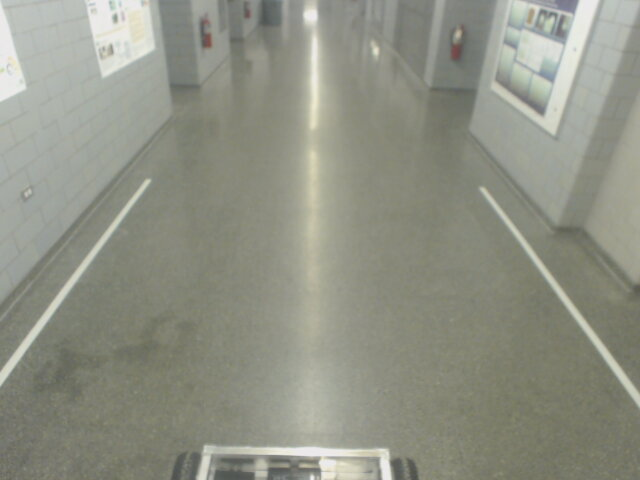
#> input picture src/lane_follower/Scripts/saves/2019-12-19-153614.jpg, 640 x 480 px, found by its file name
$ python pipeline_test.py   (older library calls are emulated)
#> lines starting #> are read from the running program, lines starting #| are printed output that depends on the picture; after the words box and inside, x2 and y2 are one past the last pixel; in counts of white or black regions, pixels touching at a corner belong together
### src/lane_laser_scan/Scripts/combined_thresh.py
import numpy as np
import cv2
import matplotlib.pyplot as plt
import matplotlib.image as mpimg
import pickle


def abs_sobel_thresh(img, orient='x', thresh_min=20, thresh_max=100):
	"""
	Takes an image, gradient orientation, and threshold min/max values
	"""
	# Convert to grayscale
	gray = cv2.cvtColor(img, cv2.COLOR_RGB2GRAY)
	# Apply x or y gradient with the OpenCV Sobel() function
	# and take the absolute value
	if orient == 'x':
		abs_sobel = np.absolute(cv2.Sobel(gray, cv2.CV_64F, 1, 0))
	if orient == 'y':
		abs_sobel = np.absolute(cv2.Sobel(gray, cv2.CV_64F, 0, 1))
	# Rescale back to 8 bit integer
	scaled_sobel = np.uint8(255*abs_sobel/np.max(abs_sobel))
	# Create a copy and apply the threshold
	binary_output = np.zeros_like(scaled_sobel)
	# Here I'm using inclusive (>=, <=) thresholds, but exclusive is ok too
	binary_output[(scaled_sobel >= thresh_min) & (scaled_sobel <= thresh_max)] = 1

	# Return the result
	return binary_output

def mag_thresh(img, sobel_kernel=3, mag_thresh=(30, 100)):
	"""
	Return the magnitude of the gradient
	for a given sobel kernel size and threshold values
	"""
	# Convert to grayscale
	gray = cv2.cvtColor(img, cv2.COLOR_RGB2GRAY)
	# Take both Sobel x and y gradients
	sobelx = cv2.Sobel(gray, cv2.CV_64F, 1, 0, ksize=sobel_kernel)
	sobely = cv2.Sobel(gray, cv2.CV_64F, 0, 1, ksize=sobel_kernel)
	# Calculate the gradient magnitude
	gradmag = np.sqrt(sobelx**2 + sobely**2)
	# Rescale to 8 bit
	scale_factor = np.max(gradmag)/255
	gradmag = (gradmag/scale_factor).astype(np.uint8)
	# Create a binary image of ones where threshold is met, zeros otherwise
	binary_output = np.zeros_like(gradmag)
	binary_output[(gradmag >= mag_thresh[0]) & (gradmag <= mag_thresh[1])] = 1

	# Return the binary image
	return binary_output


def dir_threshold(img, sobel_kernel=3, thresh=(0, np.pi/2)):
	"""
	Return the direction of the gradient
	for a given sobel kernel size and threshold values
	"""
	# Convert to grayscale
	gray = cv2.cvtColor(img, cv2.COLOR_RGB2GRAY)
	# Calculate the x and y gradients
	sobelx = cv2.Sobel(gray, cv2.CV_64F, 1, 0, ksize=sobel_kernel)
	sobely = cv2.Sobel(gray, cv2.CV_64F, 0, 1, ksize=sobel_kernel)
	# Take the absolute value of the gradient direction,
	# apply a threshold, and create a binary image result
	absgraddir = np.arctan2(np.absolute(sobely), np.absolute(sobelx))
	binary_output =  np.zeros_like(absgraddir)
	binary_output[(absgraddir >= thresh[0]) & (absgraddir <= thresh[1])] = 1

	# Return the binary image
	return binary_output


def hls_thresh(img, thresh=(100, 255)):
	"""
	Convert RGB to HLS and threshold to binary image using S channel
	"""
	hls = cv2.cvtColor(img, cv2.COLOR_RGB2HLS)
	s_channel = hls[:,:,2]
	binary_output = np.zeros_like(s_channel)
	binary_output[(s_channel > thresh[0]) & (s_channel <= thresh[1])] = 1
	return binary_output


def combined_thresh(img):
	abs_bin = abs_sobel_thresh(img, orient='x', thresh_min=50, thresh_max=255)
	mag_bin = mag_thresh(img, sobel_kernel=3, mag_thresh=(50, 255))
	dir_bin = dir_threshold(img, sobel_kernel=15, thresh=(0.7, 1.3))
	hls_bin = hls_thresh(img, thresh=(170, 255))

	combined = np.zeros_like(dir_bin)
	combined[(abs_bin == 1 | ((mag_bin == 1) & (dir_bin == 1))) | hls_bin == 1] = 1

	return combined, abs_bin, mag_bin, dir_bin, hls_bin  # DEBUG


# [29 lines that do not run on import are left out]

### src/lane_laser_scan/Scripts/perspective_transform.py
import numpy as np
import cv2
import matplotlib.pyplot as plt
import matplotlib.image as mpimg
import pickle
from combined_thresh import combined_thresh


def perspective_transform(img):
	"""
	Execute perspective transform
	"""
	img_size = (img.shape[1], img.shape[0])
	src = np.float32(
		[[85, 185], #60
		 [500, 185],
		 [0, 300], #20
		 [585, 300]])
	dst = np.float32(
		[[0, 0],
		 [img.shape[1], 0],
		 [0, img.shape[0]],
		 [img.shape[1], img.shape[0]]])

	'''src = np.float32(
		[[200, 720],
		[1100, 720],
		[595, 450],
		[685, 450]])
	dst = np.float32(
		[[300, 720],
		[980, 720],
		[300, 0],
		[980, 0]])'''

	m = cv2.getPerspectiveTransform(src, dst)
	m_inv = cv2.getPerspectiveTransform(dst, src)

	warped = cv2.warpPerspective(img, m, img_size, flags=cv2.INTER_LINEAR)
	unwarped = cv2.warpPerspective(warped, m_inv, (warped.shape[1], warped.shape[0]), flags=cv2.INTER_LINEAR)  # DEBUG

	return warped, unwarped, m, m_inv


# [20 lines that do not run on import are left out]

### src/lane_laser_scan/Scripts/line_fit.py
import numpy as np
import cv2
import matplotlib.pyplot as plt
import matplotlib.image as mpimg
import pickle
from combined_thresh import combined_thresh
from perspective_transform import perspective_transform

xRes = 640
yRes = 480

def line_fit(binary_warped):
	"""
	Find and fit lane lines
	"""
	# Assuming you have created a warped binary image called "binary_warped"
	# Take a histogram of the bottom half of the image
	histogram = np.sum(binary_warped[binary_warped.shape[0]//2:, :], axis=0)
	# Create an output image to draw on and visualize the result
	out_img = (np.dstack((binary_warped, binary_warped, binary_warped))*255).astype('uint8')
	# Find the peak of the left and right halves of the histogram
	# These will be the starting point for the left and right lines
	midpoint = np.int(histogram.shape[0]/2)
	leftx_base = np.argmax(histogram[:midpoint]) + 100
	rightx_base = np.argmax(histogram[midpoint:]) + midpoint

	# Choose the number of sliding windows
	nwindows = 9
	# Set height of windows
	window_height = np.int(binary_warped.shape[0]/nwindows)
	# Identify the x and y positions of all nonzero pixels in the image
	nonzero = binary_warped.nonzero()
	nonzeroy = np.array(nonzero[0])
	nonzerox = np.array(nonzero[1])
	# Current positions to be updated for each window
	leftx_current = leftx_base
	rightx_current = rightx_base
	# Set the width of the windows +/- margin
	margin = 100
	# Set minimum number of pixels found to recenter window
	minpix = 50
	# Create empty lists to receive left and right lane pixel indices
	left_lane_inds = []
	right_lane_inds = []

	# Step through the windows one by one
	for window in range(nwindows):
		# Identify window boundaries in x and y (and right and left)
		win_y_low = binary_warped.shape[0] - (window+1)*window_height
		win_y_high = binary_warped.shape[0] - window*window_height
		win_xleft_low = leftx_current - margin
		win_xleft_high = leftx_current + margin
		win_xright_low = rightx_current - margin
		win_xright_high = rightx_current + margin
		# Draw the windows on the visualization image
		cv2.rectangle(out_img,(win_xleft_low,win_y_low),(win_xleft_high,win_y_high),(0,255,0), 2)
		cv2.rectangle(out_img,(win_xright_low,win_y_low),(win_xright_high,win_y_high),(0,255,0), 2)
		# Identify the nonzero pixels in x and y within the window
		good_left_inds = ((nonzeroy >= win_y_low) & (nonzeroy < win_y_high) & (nonzerox >= win_xleft_low) & (nonzerox < win_xleft_high)).nonzero()[0]
		good_right_inds = ((nonzeroy >= win_y_low) & (nonzeroy < win_y_high) & (nonzerox >= win_xright_low) & (nonzerox < win_xright_high)).nonzero()[0]
		# Append these indices to the lists
		left_lane_inds.append(good_left_inds)
		right_lane_inds.append(good_right_inds)
		# If you found > minpix pixels, recenter next window on their mean position
		if len(good_left_inds) > minpix:
			leftx_current = np.int(np.mean(nonzerox[good_left_inds]))
		if len(good_right_inds) > minpix:
			rightx_current = np.int(np.mean(nonzerox[good_right_inds]))

	# Concatenate the arrays of indices
	left_lane_inds = np.concatenate(left_lane_inds)
	right_lane_inds = np.concatenate(right_lane_inds)

	# Extract left and right line pixel positions
	leftx = nonzerox[left_lane_inds]
	lefty = nonzeroy[left_lane_inds]
	rightx = nonzerox[right_lane_inds]
	righty = nonzeroy[right_lane_inds]

	# Fit a second order polynomial to each
	left_fit = np.polyfit(lefty, leftx, 2)
	right_fit = np.polyfit(righty, rightx, 2)

	# Return a dict of relevant variables
	ret = {}
	ret['left_fit'] = left_fit
	ret['right_fit'] = right_fit
	ret['nonzerox'] = nonzerox
	ret['nonzeroy'] = nonzeroy
	ret['out_img'] = out_img
	ret['left_lane_inds'] = left_lane_inds
	ret['right_lane_inds'] = right_lane_inds

	return ret


# [78 lines left out: functions tune_fit, viz1, not called in this run]


def viz2(binary_warped, ret, save_file=None):
	"""
	Visualize the predicted lane lines with margin, on binary warped image
	save_file is a string representing where to save the image (if None, then just display)
	"""
	# Grab variables from ret dictionary
	left_fit = ret['left_fit']
	right_fit = ret['right_fit']
	nonzerox = ret['nonzerox']
	nonzeroy = ret['nonzeroy']
	left_lane_inds = ret['left_lane_inds']
	right_lane_inds = ret['right_lane_inds']

	# Create an image to draw on and an image to show the selection window
	out_img = (np.dstack((binary_warped, binary_warped, binary_warped))*255).astype('uint8')
	window_img = np.zeros_like(out_img)
	# Color in left and right line pixels
	out_img[nonzeroy[left_lane_inds], nonzerox[left_lane_inds]] = [255, 0, 0]
	out_img[nonzeroy[right_lane_inds], nonzerox[right_lane_inds]] = [0, 0, 255]

	# Generate x and y values for plotting
	ploty = np.linspace(0, binary_warped.shape[0]-1, binary_warped.shape[0])
	left_fitx = left_fit[0]*ploty**2 + left_fit[1]*ploty + left_fit[2]
	right_fitx = right_fit[0]*ploty**2 + right_fit[1]*ploty + right_fit[2]

	# Generate a polygon to illustrate the search window area
	# And recast the x and y points into usable format for cv2.fillPoly()
	margin = 100  # NOTE: Keep this in sync with *_fit()
	left_line_window1 = np.array([np.transpose(np.vstack([left_fitx-margin, ploty]))])
	left_line_window2 = np.array([np.flipud(np.transpose(np.vstack([left_fitx+margin, ploty])))])
	left_line_pts = np.hstack((left_line_window1, left_line_window2))
	right_line_window1 = np.array([np.transpose(np.vstack([right_fitx-margin, ploty]))])
	right_line_window2 = np.array([np.flipud(np.transpose(np.vstack([right_fitx+margin, ploty])))])
	right_line_pts = np.hstack((right_line_window1, right_line_window2))

	# Draw the lane onto the warped blank image
	cv2.fillPoly(window_img, np.int_([left_line_pts]), (0,255, 0))
	cv2.fillPoly(window_img, np.int_([right_line_pts]), (0,255, 0))
	result = cv2.addWeighted(out_img, 1, window_img, 0.3, 0)
	plt.imshow(result)
	plt.plot(left_fitx, ploty, color='yellow')
	plt.plot(right_fitx, ploty, color='yellow')
	plt.xlim(0, xRes)
	plt.ylim(yRes, 0)
	if save_file is None:
		plt.show()
	else:
		plt.savefig(save_file)
	plt.gcf().clear()

	return result


def calc_curve(left_lane_inds, right_lane_inds, nonzerox, nonzeroy):
	"""
	Calculate radius of curvature in meters
	"""
	y_eval = yRes-1  # 720p video/image, so last (lowest on screen) y index is 719

	# Define conversions in x and y from pixels space to meters
	xm_per_pix = 3.2/640
	ym_per_pix = 1.6/480

	# Extract left and right line pixel positions
	leftx = nonzerox[left_lane_inds]
	lefty = nonzeroy[left_lane_inds]
	rightx = nonzerox[right_lane_inds]
	righty = nonzeroy[right_lane_inds]

	# Fit new polynomials to x,y in world space
	left_fit_cr = np.polyfit(lefty*ym_per_pix, leftx*xm_per_pix, 2)
	right_fit_cr = np.polyfit(righty*ym_per_pix, rightx*xm_per_pix, 2)
	# Calculate the new radii of curvature
	left_curverad = ((1 + (2*left_fit_cr[0]*y_eval*ym_per_pix + left_fit_cr[1])**2)**1.5) / np.absolute(2*left_fit_cr[0])
	right_curverad = ((1 + (2*right_fit_cr[0]*y_eval*ym_per_pix + right_fit_cr[1])**2)**1.5) / np.absolute(2*right_fit_cr[0])
	# Now our radius of curvature is in meters

	return left_curverad, right_curverad


# [15 lines left out: function calc_vehicle_offset, not called in this run]


def final_viz(undist, left_fit, right_fit, m_inv, left_curve, right_curve, vehicle_offset):
	"""
	Final lane line prediction visualized and overlayed on top of original image
	"""
	# Generate x and y values for plotting
	ploty = np.linspace(0, undist.shape[0]-1, undist.shape[0])
	left_fitx = left_fit[0]*ploty**2 + left_fit[1]*ploty + left_fit[2]
	right_fitx = right_fit[0]*ploty**2 + right_fit[1]*ploty + right_fit[2]

	# Create an image to draw the lines on
	#warp_zero = np.zeros_like(warped).astype(np.uint8)
	#color_warp = np.dstack((warp_zero, warp_zero, warp_zero))
	color_warp = np.zeros((yRes, xRes, 3), dtype='uint8')  # NOTE: Hard-coded image dimensions

	# Recast the x and y points into usable format for cv2.fillPoly()
	pts_left = np.array([np.transpose(np.vstack([left_fitx, ploty]))])
	pts_right = np.array([np.flipud(np.transpose(np.vstack([right_fitx, ploty])))])
	pts = np.hstack((pts_left, pts_right))

	# Draw the lane onto the warped blank image
	cv2.fillPoly(color_warp, np.int_([pts]), (0,255, 0))

	# Warp the blank back to original image space using inverse perspective matrix (Minv)
	newwarp = cv2.warpPerspective(color_warp, m_inv, (undist.shape[1], undist.shape[0]))
	# Combine the result with the original image
	result = cv2.addWeighted(undist, 1, newwarp, 0.3, 0)

	# Annotate lane curvature values and vehicle offset from center
	avg_curve = (left_curve + right_curve)/2
	label_str = 'Radius of curvature: %.1f m' % avg_curve
	result = cv2.putText(result, label_str, (30,40), 0, 1, (0,0,0), 2, cv2.LINE_AA)

	label_str = 'Vehicle offset from lane center: %.1f m' % vehicle_offset
	result = cv2.putText(result, label_str, (30,70), 0, 1, (0,0,0), 2, cv2.LINE_AA)

	label_str = 'Right lane radius:' + format(right_curve, ".2f") + 'm Left:' + format(left_curve, ".2f")
	result = cv2.putText(result, label_str, (30, 100), 0, 1, (0, 0, 0), 2, cv2.LINE_AA)


	return result

### src/lane_laser_scan/Scripts/pipeline_test.py
import cv2
import matplotlib.pyplot as plt
import matplotlib.image as mpimg
import pickle
import os
from combined_thresh import combined_thresh
from perspective_transform import perspective_transform
from line_fit import line_fit, viz2, calc_curve, final_viz

with open('calibrate_camera.p', 'rb') as f:
#> (reads src/lane_laser_scan/Scripts/calibrate_camera.p from the repository)
	save_dict = pickle.load(f)
mtx = save_dict['mtx']
dist = save_dict['dist']

##image_files = os.listdir('test_images')
image_files=['2019-12-19-153614.jpg']
for image_file in image_files:
	out_image_file = image_file.split('.')[0] + '.png'  # write to png format
	img = mpimg.imread('test_images/' + image_file)
#> img is the input picture: shape (480, 640, 3); mean R, G, B 144, 146.1, 133.2
	plt.imshow(img)
	plt.show()
	plt.figure()

	# Undistort image
	img = cv2.undistort(img, mtx, dist, None, mtx)
	plt.imshow(img)
	plt.show()
	plt.figure()

	img, abs_bin, mag_bin, dir_bin, hls_bin = combined_thresh(img)
#> in combined_thresh, `abs_bin = abs_sobel_thresh(img, orient='x', thresh_min=50, thresh_max=..`:
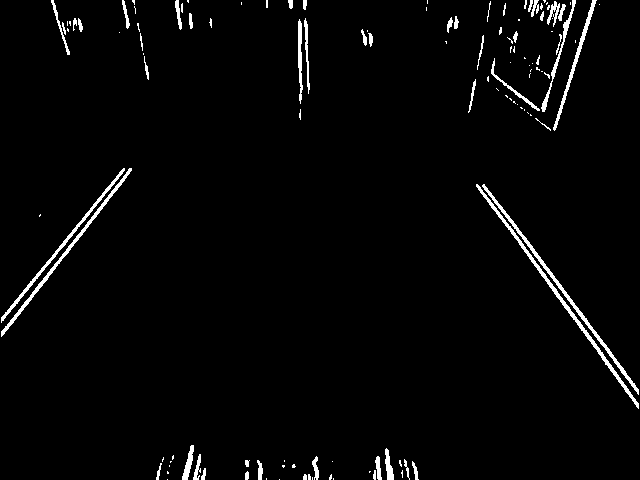
#> abs_bin: shape (480, 640); values 0 (black) and 1 (white), 2.5% white; 123 white regions (72 under 20 px), largest, box (x1, y1, x2, y2) and area: (476, 184, 639, 409) 989, (482, 184, 639, 395) 911, (1, 168, 132, 337) 742
#> in mag_thresh, `sobely = cv2.Sobel(gray, cv2.CV_64F, 0, 1, ksize=sobel_kernel)`:
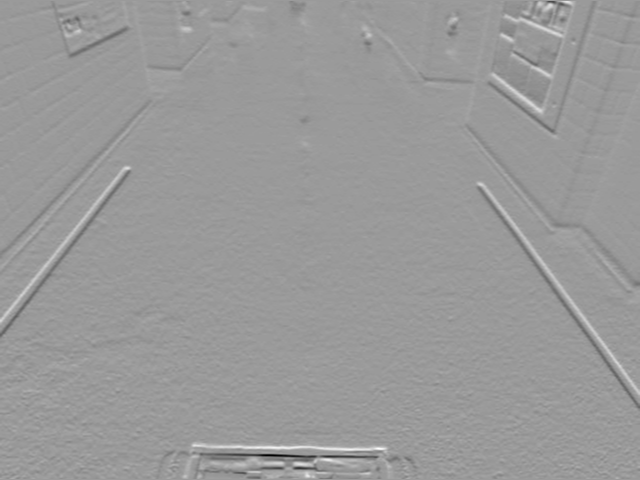
#> sobely: shape (480, 640) float64; min -360, max 236, mean -0.6; drawn with min black and max white
#> in mag_thresh, `scale_factor = np.max(gradmag)/255`: scale_factor = 1.41
#> in dir_threshold, `absgraddir = np.arctan2(np.absolute(sobely), np.absolute(sobelx))`:
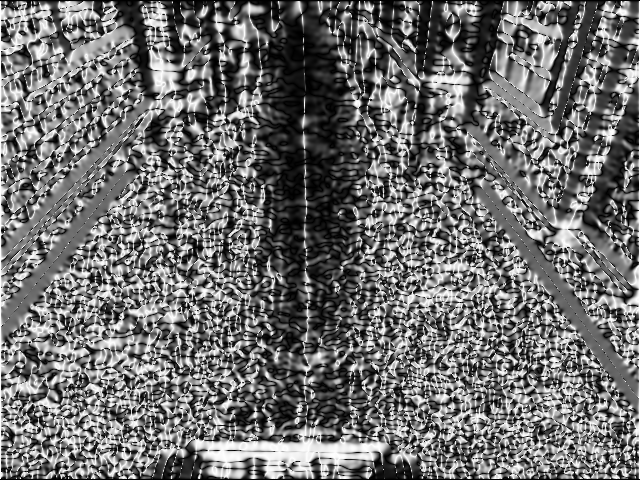
#> absgraddir: shape (480, 640) float64; min 0, max 1.57, mean 0.683; drawn with min black and max white
#> in combined_thresh, `dir_bin = dir_threshold(img, sobel_kernel=15, thresh=(0.7, 1.3))`:
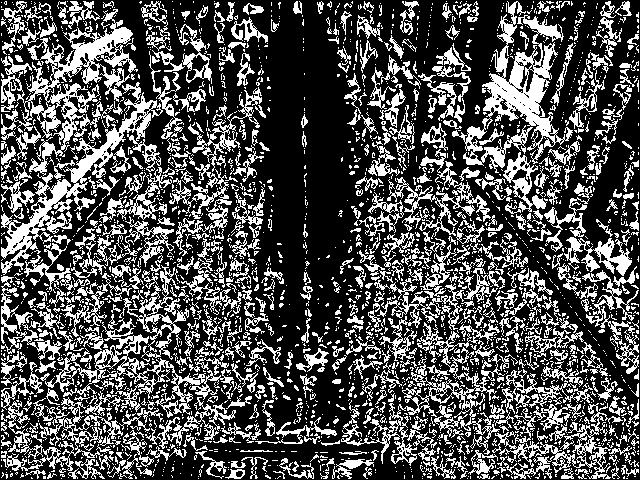
#> dir_bin: shape (480, 640) float64; values 0 (black) and 1 (white), 31.8% white in thin lines or dots
	plt.imshow(img, cmap='gray', vmin=0, vmax=1)
	plt.show()
	plt.figure()

	img, binary_unwarped, m, m_inv = perspective_transform(img)
#> m = [[4.52, 3.34, -1002.8], [7.77e-16, 17.25, -3191.9], [2.38e-18, 0.0104, 1]]; m_inv = [[0.648, -0.177, 85], [0, 0.058, 185], [0, -0.000605, 1]]
	plt.imshow(img, cmap='gray', vmin=0, vmax=1)

	plt.show()
	plt.figure()

	ret = line_fit(img)
#> in line_fit, `histogram = np.sum(binary_warped[binary_warped.shape[0]//2:, :], axis=0)`: histogram = 640 values, max 236.3 at index 612, min 0 at index 0, mean 7.94
#> in line_fit, `leftx_base = np.argmax(histogram[:midpoint]) + 100`: leftx_base = 136
#> in line_fit, `rightx_base = np.argmax(histogram[midpoint:]) + midpoint`: rightx_base = 612
#> in line_fit, `nonzero = binary_warped.nonzero()`: nonzero = 15094 positions, rows 0 to 479, columns 15 to 627
#> in line_fit, `nonzeroy = np.array(nonzero[0])`: nonzeroy = 15094 values from 0 to 479
#> in line_fit, `nonzerox = np.array(nonzero[1])`: nonzerox = 15094 values, max 627 at index 13772, min 15 at index 15036, mean 323.2
#> in line_fit, `leftx_current = leftx_base`: leftx_current = 136
#> in line_fit, `rightx_current = rightx_base`: rightx_current = 612
#> the loop in line_fit, `for window in range(nwindows):` made 9 passes
#> (win_xleft_low, win_xleft_high, win_xright_low, win_xright_high, leftx_current, rightx_current) on passes 2 to 9: (36, 236, 518, 718, 36, 617), (-64, 136, 517, 717, 30, 616), (-70, 130, 516, 716, 32, 616), (-68, 132, 516, 716, 35, 614), (-65, 135, 514, 714, 37, 613), (-63, 137, 513, 713, 39, 612), (-61, 139, 512, 712, 41, 610), (-59, 141, 510, 710, 43, 609)
#> after the loop in line_fit, `for window in range(nwindows):`:
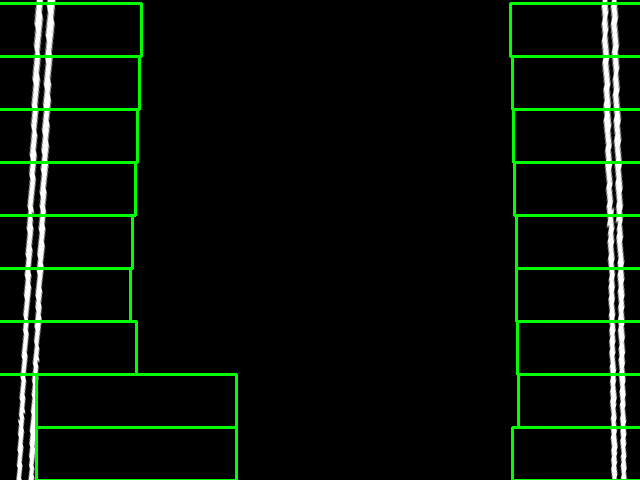
#> out_img: shape (480, 640, 3); mean of channels 0, 1, 2 8.3, 17.5, 8.3; drawn as R, G, B
#> after the loop in line_fit, `for window in range(nwindows):`: left_lane_inds = 9 items
#> in line_fit, `left_lane_inds = np.concatenate(left_lane_inds)`: left_lane_inds = 6176 values, max 14357 at index 12, min 98 at index 5202, mean 6180.1
#> in line_fit, `right_lane_inds = np.concatenate(right_lane_inds)`: right_lane_inds = 7461 values, max 15093 at index 739, min 117 at index 6563, mean 7663
#> in line_fit, `leftx = nonzerox[left_lane_inds]`: leftx = 6176 values, max 56 at index 5240, min 20 at index 573, mean 37.5
#> in line_fit, `lefty = nonzeroy[left_lane_inds]`: lefty = 6176 values, max 452 at index 12, min 3 at index 5202, mean 184.4
#> in line_fit, `rightx = nonzerox[right_lane_inds]`: rightx = 7461 values, max 627 at index 71, min 600 at index 6663, mean 614.3
#> in line_fit, `righty = nonzeroy[right_lane_inds]`: righty = 7461 values, max 479 at index 725, min 3 at index 6563, mean 232
#> in line_fit, `left_fit = np.polyfit(lefty, leftx, 2)`: left_fit = [3.74e-05, -0.0531, 45.57]
#> in line_fit, `right_fit = np.polyfit(righty, rightx, 2)`: right_fit = [-2.26e-05, 0.0316, 608.6]
#> ret = 7 items
	left_fit = ret['left_fit']
#> left_fit = [3.74e-05, -0.0531, 45.57]
	right_fit = ret['right_fit']
#> right_fit = [-2.26e-05, 0.0316, 608.6]
	nonzerox = ret['nonzerox']
	nonzeroy = ret['nonzeroy']
#> nonzeroy = 15094 values from 0 to 479
	left_lane_inds = ret['left_lane_inds']
	right_lane_inds = ret['right_lane_inds']
	save_file = 'example_images/polyfit1_' + out_image_file
	img2=viz2(img, ret, save_file=save_file)
#> in viz2, `left_fit = ret['left_fit']`: left_fit = [3.74e-05, -0.0531, 45.57]
#> in viz2, `right_fit = ret['right_fit']`: right_fit = [-2.26e-05, 0.0316, 608.6]
#> in viz2, `nonzeroy = ret['nonzeroy']`: nonzeroy = 15094 values from 0 to 479
#> in viz2, `out_img[nonzeroy[right_lane_inds], nonzerox[right_lane_inds]] = [0, 0,..`:
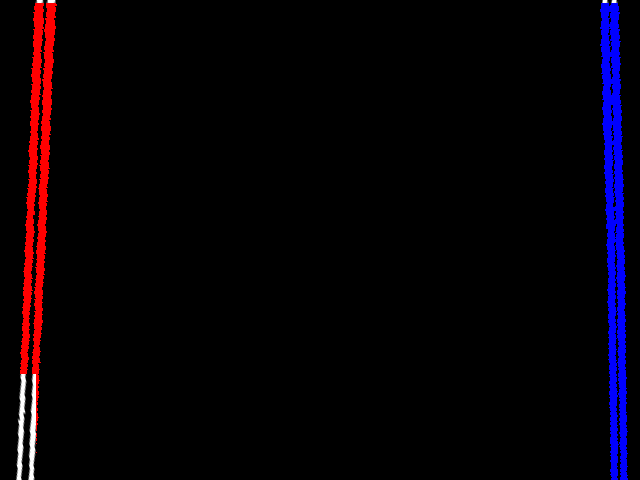
#> out_img: shape (480, 640, 3); mean of channels 0, 1, 2 6, 0.9, 7.1; drawn as R, G, B
#> in viz2, `left_fitx = left_fit[0]*ploty**2 + left_fit[1]*ploty + left_fit[2]`: left_fitx = 480 values, max 45.57 at index 0, min 28.71 at index 479, mean 35.71
#> in viz2, `right_fitx = right_fit[0]*ploty**2 + right_fit[1]*ploty + right_fit[2]`: right_fitx = 480 values from 608.6 to 618.5
#> in viz2, `left_line_window1 = np.array([np.transpose(np.vstack([left_fitx-margin..`: left_line_window1 = 480 pairs, first value -71.29 to -54.43, second value 0 to 479
#> in viz2, `left_line_window2 = np.array([np.flipud(np.transpose(np.vstack([left_f..`: left_line_window2 = 480 pairs, first value 128.7 to 145.6, second value 0 to 479
#> in viz2, `left_line_pts = np.hstack((left_line_window1, left_line_window2))`: left_line_pts = 960 pairs, first value -71.29 to 145.6, second value 0 to 479
#> in viz2, `right_line_window1 = np.array([np.transpose(np.vstack([right_fitx-marg..`: right_line_window1 = 480 pairs, first value 508.6 to 518.5, second value 0 to 479
#> in viz2, `right_line_window2 = np.array([np.flipud(np.transpose(np.vstack([right..`: right_line_window2 = 480 pairs, first value 708.6 to 718.5, second value 0 to 479
#> in viz2, `right_line_pts = np.hstack((right_line_window1, right_line_window2))`: right_line_pts = 960 pairs, first value 508.6 to 718.5, second value 0 to 479
#> in viz2, `cv2.fillPoly(window_img, np.int_([right_line_pts]), (0,255, 0))`:
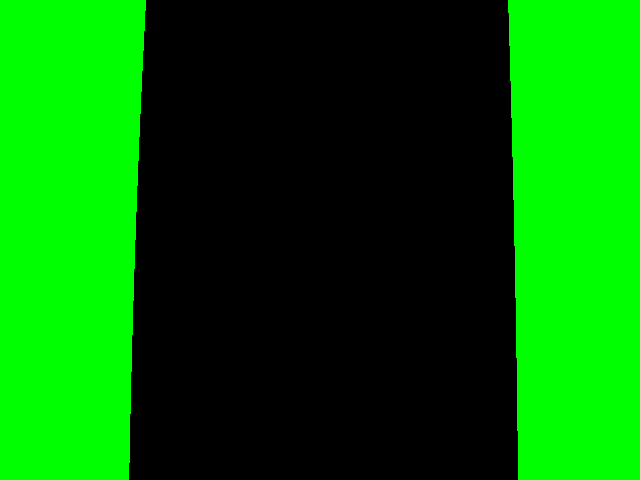
#> window_img: shape (480, 640, 3); mean of channels 0, 1, 2 0, 104.5, 0; drawn as R, G, B
#> (the rest of the program and of its run is left out)
